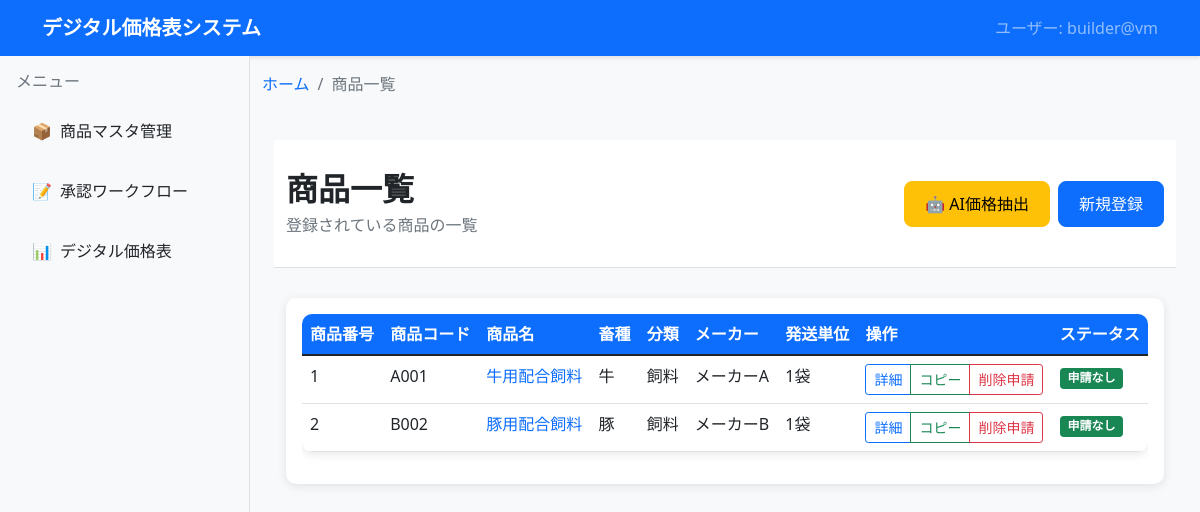
/products/, run on an earlier commit of the app's database.
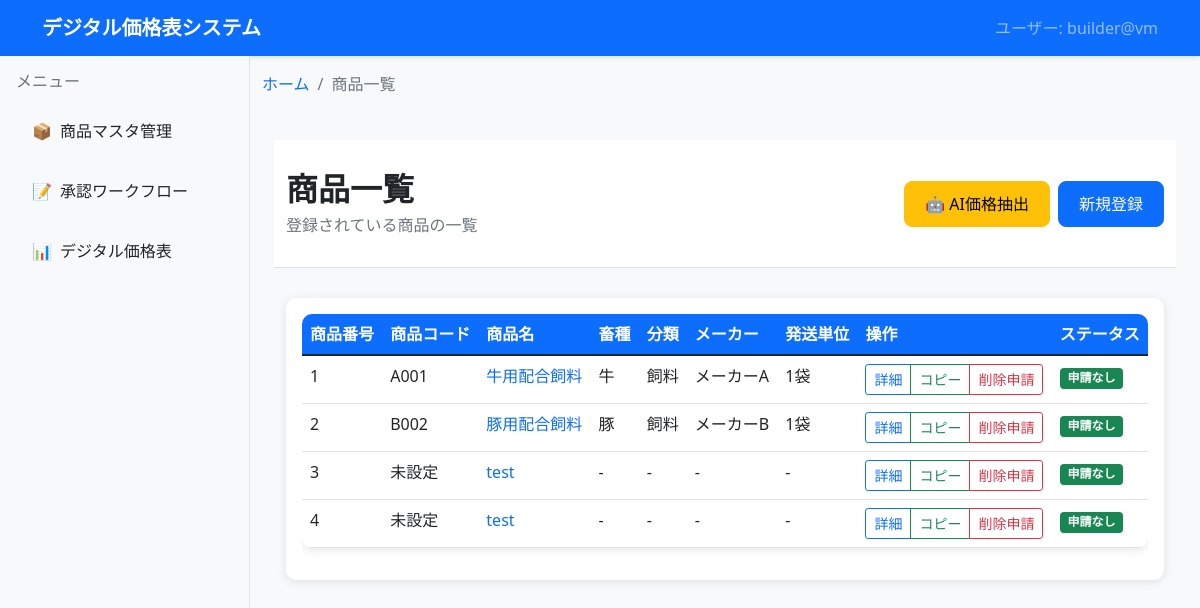
And on a later commit of the database.
### dashboard/products_master/models.py (models this page shows, shortened)
class Product(models.Model):
    product_number = models.IntegerField('商品番号', unique=True, null=True, blank=True, help_text='システム自動採番の商品番号')
    product_code = models.CharField('商品コード', max_length=50, blank=True, null=True, help_text='ユーザー管理用の商品コード')
    livestock_type = models.CharField('畜種', max_length=50, blank=True, null=True)
    category = models.CharField('分類', max_length=100, blank=True, null=True)
    manufacturer = models.CharField('メーカー', max_length=100, blank=True, null=True)
    product_name = models.CharField('商品名', max_length=200)
    model_number = models.CharField('型式', max_length=100, blank=True, null=True)
    specification = models.CharField('規格', max_length=100, blank=True, null=True)
    shipping_unit = models.CharField('発送単位', max_length=50, blank=True, null=True)
    shipping_fee = models.CharField('送料', max_length=100, blank=True, null=True)
    remarks = models.TextField('備考', blank=True, null=True)
    applicant = models.CharField('申請者', max_length=100, blank=True, null=True)
    status = models.CharField('ステータス', max_length=20, default='', choices=[('', '申請なし'), ('申請中', '申請中')])
    approver = models.CharField('承認者', max_length=100, blank=True, null=True)
    is_active = models.BooleanField('有効', default=True, help_text='無効にすると論理削除されます')
    deleted_at = models.DateTimeField('削除日時', null=True, blank=True)
    created_at = models.DateTimeField('作成日時', auto_now_add=True)
    updated_at = models.DateTimeField('更新日時', auto_now=True)
    objects = models.Manager()  # デフォルトマネージャー（全て）
    active_objects = ActiveProductManager()  # 有効な商品のみ
    class Meta:
        verbose_name = '商品マスタ'
        verbose_name_plural = '商品マスタ'
        ordering = ['product_number']

### dashboard/products_master/product_list/views.py (the view)
# urls.py: path('', list_views.product_list, name='product_list'),
def product_list(request):
    products = Product.active_objects.all().order_by('product_number')
    paginator = Paginator(products, 20)  # 20件ずつ表示
    page_number = request.GET.get('page')
    page_obj = paginator.get_page(page_number)
    context = {
        'current_user': get_current_user(),
        'page_obj': page_obj,
        'breadcrumbs': get_breadcrumbs('product_list')
    }
    return render(request, 'products_master/product_list.html', context)

### dashboard/products_master/models.py (called while the page is built)
    def get_queryset(self):
        return super().get_queryset().filter(is_active=True)

### digital_pricelist_system/utils.py (called while the page is built)
def get_current_user():
    try:
        username = getpass.getuser()
        hostname = socket.gethostname()
        return f"{username}@{hostname}"
    except Exception as e:
        print(f"ユーザ情報取得エラー: {e}")
        return "unknown@unknown"

### templates/products_master/product_list.html (shortened to what this page needs)
{% extends 'base.html' %}
{% block breadcrumb %}
    {% include 'components/breadcrumb.html' with breadcrumbs=breadcrumbs %}
{% endblock %}
{% block content %}
    {% url 'products_master:ai_extract' as ai_extract_url %}
    {% include 'components/page_header.html' with page_title="商品一覧" page_subtitle="登録されている商品の一覧" header_actions='<a href="'|add:ai_extract_url|add:'" class="btn btn-warning me-2">🤖 AI価格抽出</a><a href="/products/new/" class="btn btn-primary">新規登録</a>' %}
    <div class="container">
        <div class="card">
            <div class="card-body">
                {% if page_obj %}
                    <div class="table-responsive">
                        <table class="table table-hover">
                            <thead>
                                <tr>
                                    <th>商品番号</th>
                                    <th>商品コード</th>
                                    <th>商品名</th>
                                    <th>畜種</th>
                                    <th>分類</th>
                                    <th>メーカー</th>
                                    <th>発送単位</th>
                                    <th>操作</th>
                                    <th>ステータス</th>
                                </tr>
                            </thead>
                            <tbody>
                                {% for product in page_obj %}
                                    <tr>
                                        <td>{{ product.product_number }}</td>
                                        <td>{{ product.product_code|default:"未設定" }}</td>
                                        <td>
                                            <a href="{% url 'products_master:product_detail' product.pk %}" class="text-decoration-none">
                                                {{ product.product_name }}
                                            </a>
                                        </td>
                                        <td>{{ product.livestock_type|default:"-" }}</td>
                                        <td>{{ product.category|default:"-" }}</td>
                                        <td>{{ product.manufacturer|default:"-" }}</td>
                                        <td>{{ product.shipping_unit|default:"-" }}</td>
                                        <td>
                                            <div class="btn-group btn-group-sm">
                                                <a href="{% url 'products_master:product_detail' product.pk %}" class="btn btn-outline-primary">詳細</a>
                                                <a href="{% url 'products_master:product_copy' product.pk %}" class="btn btn-outline-success">コピー</a>
                                                <a href="{% url 'products_master:product_delete' product.pk %}" class="btn btn-outline-danger">削除申請</a>
                                            </div>
                                        </td>
                                        <td>
                                            {% if product.status and product.status != '' %}
                                                <span class="badge bg-warning">申請中</span>
                                            {% else %}
                                                <span class="badge bg-success">申請なし</span>
                                            {% endif %}
                                        </td>
                                    </tr>
                                {% endfor %}
                            </tbody>
                        </table>
                    </div>
                {% endif %}
            </div>
        </div>
    </div>
{% endblock %}

What changed in the data, as far as the page shows it:
added Product: product_number "3", product_code "未設定", product_name "test", livestock_type "-", category "-", manufacturer "-", shipping_unit "-", status "申請なし"
added Product: product_number "4", product_code "未設定", product_name "test", livestock_type "-", category "-", manufacturer "-", shipping_unit "-", status "申請なし"
